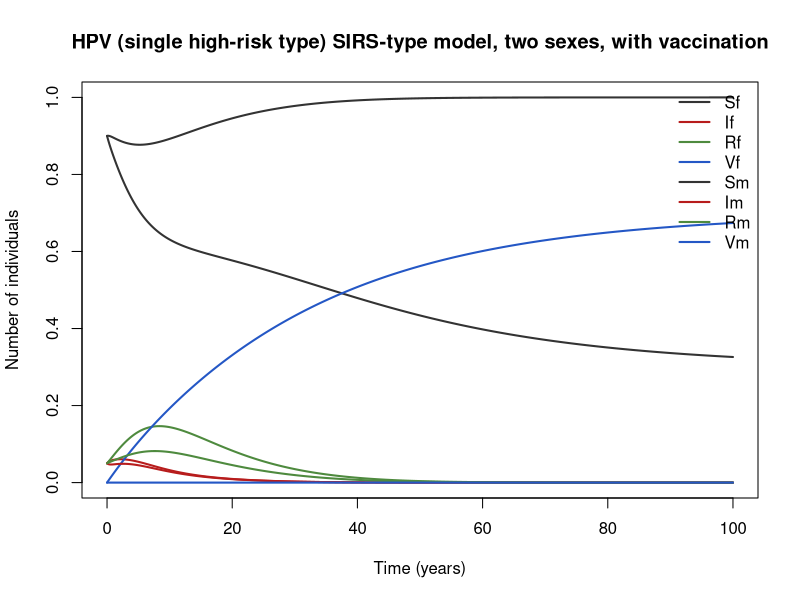

The R source for this figure:
## HPV (single high-risk type) SIRS-type model, two sexes, with vaccination
## HPV 16/18, vaccination.
## Parameter values: 0 of 13 checked against the source; the rest are recalled or illustrative.
## Reference: Simplified from Elbasha EH, Dasbach EJ, Insinga RP. Model for assessing human papillomavirus vaccination strategies. Emerg Infect Dis 2007;13(1):28–41
## Source: https://doi.org/10.3201/eid1301.060438
##
## Generated from a compartmental model diagram (model format v1).
## Regenerating from the same diagram always gives this exact file.
##
## Compartments: Sf, If, Rf, Vf, Sm, Im, Rm, Vm
## Flows (time unit: years):
##   (outside) -> Sf  : mu * Nf * (1 - vc_f)
##   (outside) -> Vf  : mu * Nf * vc_f
##   (outside) -> Sm  : mu * Nm * (1 - vc_m)
##   (outside) -> Vm  : mu * Nm * vc_m
##   Sf -> If         : foi_f * Sf
##   Vf -> If         : (1 - ve) * foi_f * Vf
##   If -> Rf         : p_imm_f * clr_f * If
##   If -> Sf         : (1 - p_imm_f) * clr_f * If
##   Rf -> Sf         : w_nat * Rf
##   Vf -> Sf         : w_vac * Vf
##   Sm -> Im         : foi_m * Sm
##   Vm -> Im         : (1 - ve) * foi_m * Vm
##   Im -> Rm         : p_imm_m * clr_m * Im
##   Im -> Sm         : (1 - p_imm_m) * clr_m * Im
##   Rm -> Sm         : w_nat * Rm
##   Vm -> Sm         : w_vac * Vm
##   Sf -> (outside)  : mu * Sf
##   If -> (outside)  : mu * If
##   Rf -> (outside)  : mu * Rf
##   Vf -> (outside)  : mu * Vf
##   Sm -> (outside)  : mu * Sm
##   Im -> (outside)  : mu * Im
##   Rm -> (outside)  : mu * Rm
##   Vm -> (outside)  : mu * Vm

library(deSolve)

# ---- Time ------------------------------------------------------------
times <- seq(0, 100, by = 0.1)  # years

# ---- Parameters ------------------------------------------------------
parameters <- c(
  cp = 2,         # partner change rate (partners/yr) [illustrative]
  beta_mf = 0.8,  # male-to-female transmission (Elbasha used high values) (per partnership) [illustrative]
  beta_fm = 0.7,  # female-to-male transmission (per partnership) [illustrative]
  clr_f = 1,      # clearance in women (about 1 yr) (/yr) [illustrative]
  clr_m = 1.5,    # clearance in men (/yr) [illustrative]
  p_imm_f = 0.5,  # fraction of women gaining natural immunity on clearance [illustrative]
  p_imm_m = 0.2,  # fraction of men gaining natural immunity on clearance [illustrative]
  w_nat = 0.1,    # waning of natural immunity (/yr) [illustrative]
  w_vac = 0,      # waning of vaccine protection (assumed lifelong) (/yr) [illustrative]
  vc_f = 0.7,     # vaccine coverage of girls at entry [illustrative]
  vc_m = 0,       # vaccine coverage of boys at entry [illustrative]
  ve = 0.9,       # vaccine efficacy (degree protection) [illustrative]
  mu = 1 / 30     # exit from the sexually active population (/yr) [illustrative]
)

# ---- Initial conditions ----------------------------------------------
state <- c(
  Sf = 0.9,   # susceptible women
  If = 0.05,  # infected women
  Rf = 0.05,  # naturally immune women
  Vf = 0,     # vaccinated women
  Sm = 0.9,   # susceptible men
  Im = 0.05,  # infected men
  Rm = 0.05,  # immune men
  Vm = 0      # vaccinated men
)

# ---- Model equations -------------------------------------------------
hpv_vaccination_simplified_model <- function(t, state, parameters) {
  with(as.list(c(state, parameters)), {
    # Total population
    N <- Sf + If + Rf + Vf + Sm + Im + Rm + Vm

    # Derived quantities
    Nf <- Sf + If + Rf + Vf          # women total
    Nm <- Sm + Im + Rm + Vm          # men total
    foi_f <- cp * beta_mf * Im / Nm  # force of infection on women
    foi_m <- cp * beta_fm * If / Nf  # force of infection on men

    # Rates of change
    dSf <- mu * Nf * (1 - vc_f) - foi_f * Sf + (1 - p_imm_f) * clr_f * If + w_nat * Rf + w_vac * Vf - mu * Sf
    dIf <- foi_f * Sf + (1 - ve) * foi_f * Vf - p_imm_f * clr_f * If - (1 - p_imm_f) * clr_f * If - mu * If
    dRf <- p_imm_f * clr_f * If - w_nat * Rf - mu * Rf
    dVf <- mu * Nf * vc_f - (1 - ve) * foi_f * Vf - w_vac * Vf - mu * Vf
    dSm <- mu * Nm * (1 - vc_m) - foi_m * Sm + (1 - p_imm_m) * clr_m * Im + w_nat * Rm + w_vac * Vm - mu * Sm
    dIm <- foi_m * Sm + (1 - ve) * foi_m * Vm - p_imm_m * clr_m * Im - (1 - p_imm_m) * clr_m * Im - mu * Im
    dRm <- p_imm_m * clr_m * Im - w_nat * Rm - mu * Rm
    dVm <- mu * Nm * vc_m - (1 - ve) * foi_m * Vm - w_vac * Vm - mu * Vm

    list(c(dSf, dIf, dRf, dVf, dSm, dIm, dRm, dVm))
  })
}

# ---- Solve -----------------------------------------------------------
out <- ode(y = state, times = times, func = hpv_vaccination_simplified_model, parms = parameters)
out <- as.data.frame(out)

# ---- Plot ------------------------------------------------------------
compartment_cols <- c(Sf = "#333333", If = "#B71C1C", Rf = "#4E8A3E", Vf = "#2457C5", Sm = "#333333", Im = "#B71C1C", Rm = "#4E8A3E", Vm = "#2457C5")
matplot(out$time, out[, names(compartment_cols)], type = "l", lty = 1, lwd = 2,
        col = compartment_cols, xlab = "Time (years)", ylab = "Number of individuals",
        main = "HPV (single high-risk type) SIRS-type model, two sexes, with vaccination")
legend("topright", legend = names(compartment_cols), col = compartment_cols,
       lty = 1, lwd = 2, bty = "n")
